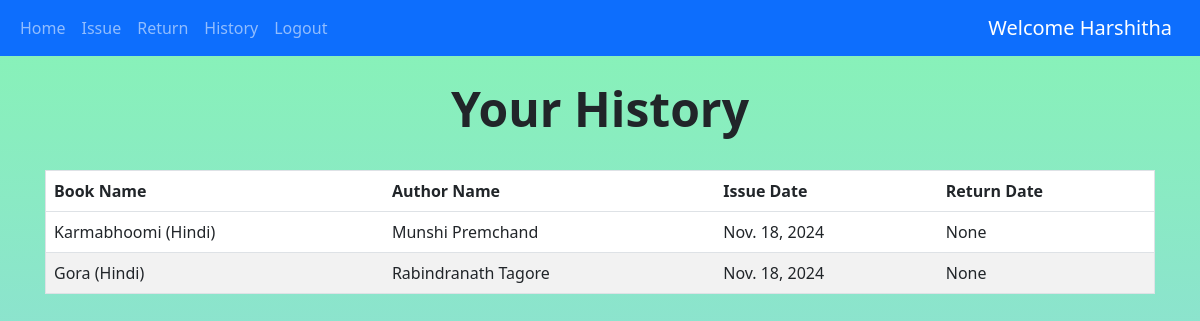
The page /history (signed in) on the database its author committed.
### books/models.py (models this page shows, shortened)
class IssuedItem(models.Model):
    book_id = models.ForeignKey(Book, on_delete=models.CASCADE)
    user_id = models.ForeignKey(User, on_delete=models.CASCADE)
    issue_date = models.DateField(default=date.today(),blank=False)
    return_date = models.DateField(blank=True,null=True)

class Book(models.Model):
    book_name = models.CharField(max_length=150)
    author_name = models.CharField(max_length=200)
    quantity = models.IntegerField(default=1)
    subject = models.CharField(max_length=2000)
    book_add_time = models.TimeField(default=timezone.now())
    book_add_date = models.DateField(default=date.today())
    class Meta:
        unique_together = ('book_name','author_name')

### books/views.py (the view)
# urls.py: path('history',views.history,name='history'),
@login_required(login_url='login')
def history(request):
    my_items = IssuedItem.objects.filter(user_id=request.user).order_by('-issue_date')
    paginator = Paginator(my_items,10)
    page_number = request.GET.get('page')
    show_data_final = paginator.get_page(page_number)
    return render(request,'history.html',{'books':show_data_final})

### templates/history.html (shortened to what this page needs)
{% extends 'base.html' %} {% block content %}
<center>
  <br />
  <h1 class="display-5 fw-bold">Your History</h1>
  <br />
</center>
<div class="container">
  <table class="table">
    <thead class="thead-dark">
      <tr>
        <th scope="col">Book Name</th>
        <th scope="col">Author Name</th>
        <th scope="col">Issue Date</th>
        <th scope="col">Return Date</th>
      </tr>
    </thead>
    <tbody>
      {% for book in books %}
      <tr>
        <td>{{book.book_id.book_name}}</td>
        <td>{{book.book_id.author_name}}</td>
        <td>{{book.issue_date}}</td>
        <td>{{book.return_date}}</td>
      </tr>
      {% endfor %}
    </tbody>
  </table>
</div>
{% endblock %}

### templates/base.html (shortened to what this page needs)
{% load static %}
<!DOCTYPE html>
<html lang="en">
<head>
    <link href="https://cdn.jsdelivr.net/npm/bootstrap@5.2.3/dist/css/bootstrap.min.css" rel="stylesheet">
</head>
<body>
    <nav class="navbar navbar-expand-lg bg-body-light,navbar navbar-dark bg-primary">
        <div class="container-fluid">
            <div class="collapse navbar-collapse" id="navbarSupportedContent">
                <ul class="navbar-nav me-auto mb-2 mb-lg-0">
                    {% if not user.is_authenticated %}
                    <li class="nav-item">
                        <a class="nav-link" href="login">Login</a>
                    </li>
                    <li class="nav-item">
                        <a class="nav-link" href="register">Register</a>
                    </li>
                    {% else %}
                    <li class="nav-item">
                        <a class="nav-link" href="/">Home</a>
                    </li>
                    <li class="nav-item">
                        <a class="nav-link" href="issue">Issue</a>
                    </li>
                    <li class="nav-item">
                        <a class="nav-link" href="return_item">Return</a>
                    </li>
                    <li class="nav-item">
                        <a class="nav-link" href="history">History</a>
                    </li>
                    <li class="nav-item">
                        <a class="nav-link" href="logout">Logout</a>
                    </li>
                    {% endif %}
                </ul>
            </div>
            {% if user.is_authenticated %}
            <a class="navbar-brand" href="#">Welcome {{request.user.first_name}}</a>
            {% endif %}
        </div>
    </nav>
    {% block content %}
    {% endblock %}
</body>
</html>

### templates/base.html (style rules this page uses)
body { background-color: linear-gradient(#89b4f4, #cf7ade); background-repeat: no-repeat; background-size: cover; }

### templates/history.html (style rules this page uses)
table { border-collapse: collapse; border-spacing: 0; border-radius: 10px; width: 100%; border: 1px solid #ddd; }
th, td { text-align: left; padding: 16px; }
tr:nth-child(even) { background-color: #f2f2f2; }
tr:nth-child(odd) { background-color: #ffffff; }
.container { width: 100%; padding-right: 15px; padding-left: 15px; margin-right: auto; margin-left: auto; }
body { background: linear-gradient(#87f4b5, #93cbf1); background-repeat: no-repeat; background-attachment: fixed; }

### rows shown on the page
IssuedItem: book_id.book_name "Karmabhoomi (Hindi)", book_id.author_name "Munshi Premchand", issue_date "Nov. 18, 2024", return_date "None"
IssuedItem: book_id.book_name "Gora (Hindi)", book_id.author_name "Rabindranath Tagore", issue_date "Nov. 18, 2024", return_date "None"

### other values the page prints
{{ request.user.first_name }} "Harshitha"
